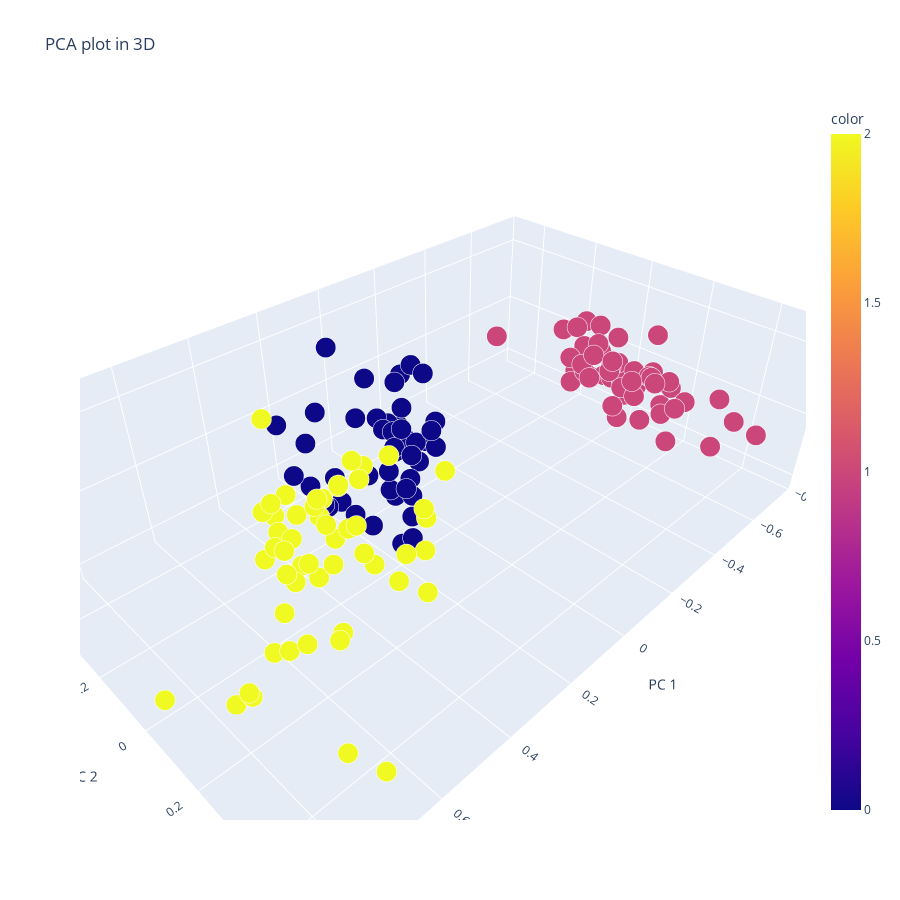

The code cell stored with this chart in its notebook:
### Code cell
PCAplot3D(X, pred_k)

### Figure 1 — Plotly figure (JSON) as saved in the notebook; plotly's stock layout.template omitted (floating-point values rounded to 4 significant figures; data arrays with more than 128 entries replaced by an {"elided": "..."} marker saying what was removed)
{"data": [{"hovertemplate": "PC 1=%{x}<br>PC 2=%{y}<br>PC 3=%{z}<br>size=%{marker.size}<br>color=%{marker.color}<extra></extra>", "legendgroup": "", "marker": {"color": {"elided": "150 int values"}, "coloraxis": "coloraxis", "opacity": 1, "size": {"elided": "150 float values"}, "sizemode": "area", "sizeref": 0.00025, "symbol": "circle"}, "mode": "markers", "name": "", "scene": "scene", "showlegend": false, "type": "scatter3d", "x": {"elided": "150 float values"}, "y": {"elided": "150 float values"}, "z": {"elided": "150 float values"}}], "layout": {"coloraxis": {"colorbar": {"title": {"text": "color"}}, "colorscale": [[0, "#0d0887"], [0.1111, "#46039f"], [0.2222, "#7201a8"], [0.3333, "#9c179e"], [0.4444, "#bd3786"], [0.5556, "#d8576b"], [0.6667, "#ed7953"], [0.7778, "#fb9f3a"], [0.8889, "#fdca26"], [1, "#f0f921"]]}, "height": 900, "legend": {"itemsizing": "constant", "tracegroupgap": 0}, "scene": {"aspectmode": "auto", "aspectratio": {"x": 1.74, "y": 1.081, "z": 0.5317}, "domain": {"x": [0, 1], "y": [0, 1]}, "xaxis": {"title": {"text": "PC 1"}, "type": "linear"}, "yaxis": {"title": {"text": "PC 2"}, "type": "linear"}, "zaxis": {"title": {"text": "PC 3"}, "type": "linear"}}, "title": {"text": "PCA plot in 3D"}, "width": 900}}
